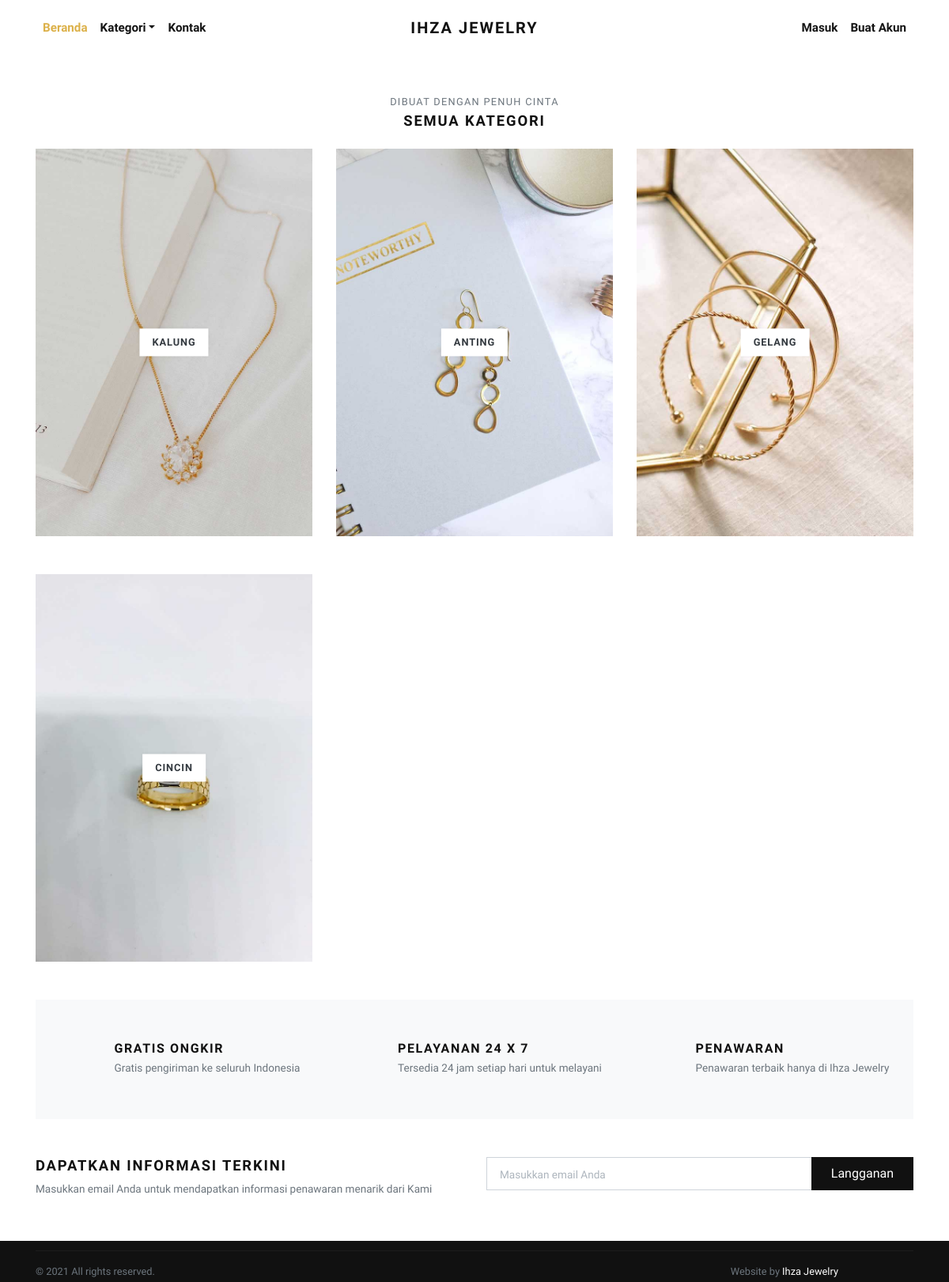
Page /categories/ on the committed database.
### store/models.py (models this page shows, shortened)
class Category(models.Model):
    title = models.CharField(max_length=50, verbose_name="Category Title")
    slug = models.SlugField(max_length=55, verbose_name="Category Slug")
    description = models.TextField(blank=True, verbose_name="Category Description")
    category_image = models.ImageField(upload_to='category', blank=True, null=True, verbose_name="Category Image")
    is_active = models.BooleanField(verbose_name="Is Active?")
    is_featured = models.BooleanField(verbose_name="Is Featured?")
    created_at = models.DateTimeField(auto_now_add=True, verbose_name="Created Date")
    updated_at = models.DateTimeField(auto_now=True, verbose_name="Updated Date")
    class Meta:
        verbose_name_plural = 'Categories'
        ordering = ('-created_at', )

### store/views.py (the view)
# urls.py: path('categories/', views.all_categories, name="all-categories"),
def all_categories(request):
    categories = Category.objects.filter(is_active=True)
    return render(request, 'store/categories.html', {'categories':categories})

### store/context_preprocessors.py (called while the page is built)
def store_menu(request):
    categories = Category.objects.filter(is_active=True)
    context = {
        'categories_menu': categories,
    }
    return context

def cart_menu(request):
    if request.user.is_authenticated:
        cart_items= Cart.objects.filter(user=request.user)
        context = {
            'cart_items': cart_items,
        }
    else:
        context = {}
    return context

### templates/store/categories.html (shortened to what this page needs)
{% extends 'base.html' %}
{% load static %}
      {% block content %}
      <div class="container">
        <section class="pt-5">
          <header class="text-center">
            <p class="small text-muted small text-uppercase mb-1">Dibuat dengan penuh cinta</p>
            <h2 class="h5 text-uppercase mb-4">semua kategori</h2>
          </header>
          <div class="row">
          {% if categories %}
            {% for category in categories %}
              <div class="col-md-4 mb-4 mb-md-5">
                <a class="category-item" href="{% url 'store:category-products' category.slug %}">
                  <strong class="category-item-title">{{ category.title }}</strong>
                </a>
              </div>
            {% endfor %}
          {% endif %}
          </div>
        </section>
        <section class="py-5 bg-light">
          <div class="container">
            <div class="row text-center">
              <div class="col-lg-4 mb-3 mb-lg-0">
                <div class="d-inline-block">
                  <div class="media align-items-end">
                    <svg class="svg-icon svg-icon-big svg-icon-light">
                      <use xlink:href="#delivery-time-1"> </use>
                    </svg>
                    <div class="media-body text-left ml-3">
                      <h6 class="text-uppercase mb-1">Gratis ongkir</h6>
                      <p class="text-small mb-0 text-muted">Gratis pengiriman ke seluruh Indonesia</p>
                    </div>
                  </div>
                </div>
              </div>
              <div class="col-lg-4 mb-3 mb-lg-0">
                <div class="d-inline-block">
                  <div class="media align-items-end">
                    <svg class="svg-icon svg-icon-big svg-icon-light">
                      <use xlink:href="#helpline-24h-1"> </use>
                    </svg>
                    <div class="media-body text-left ml-3">
                      <h6 class="text-uppercase mb-1">Pelayanan 24 x 7</h6>
                      <p class="text-small mb-0 text-muted">Tersedia 24 jam setiap hari untuk melayani</p>
                    </div>
                  </div>
                </div>
              </div>
              <div class="col-lg-4">
                <div class="d-inline-block">
                  <div class="media align-items-end">
                    <svg class="svg-icon svg-icon-big svg-icon-light">
                      <use xlink:href="#label-tag-1"> </use>
                    </svg>
                    <div class="media-body text-left ml-3">
                      <h6 class="text-uppercase mb-1">Penawaran</h6>
                      <p class="text-small mb-0 text-muted">Penawaran terbaik hanya di Ihza Jewelry</p>
                    </div>
                  </div>
                </div>
              </div>
            </div>
          </div>
        </section>
        <section class="py-5">
          <div class="container p-0">
            <div class="row">
              <div class="col-lg-6 mb-3 mb-lg-0">
                <h5 class="text-uppercase">Dapatkan informasi terkini</h5>
                <p class="text-small text-muted mb-0">Masukkan email Anda untuk mendapatkan informasi penawaran menarik dari Kami</p>
              </div>
              <div class="col-lg-6">
                <form action="#">
                  <div class="input-group flex-column flex-sm-row mb-3">
                    <input class="form-control form-control-lg py-3" type="email" placeholder="Masukkan email Anda" aria-describedby="button-addon2">
                    <div class="input-group-append">
                      <button class="btn btn-dark btn-block" id="button-addon2" type="submit">Langganan</button>
                    </div>
                  </div>
                </form>
              </div>
            </div>
          </div>
        </section>
      </div>
      {% endblock content %}

### jewelryshop/static/css/style.default.css (style rules this page uses)
.text-small { font-size: 0.85rem !important; }
strong { font-weight: 700; }
.category-item { display: block; position: relative; color: #343a40; transition: all 0.3s; }
.category-item-title { display: inline-block; padding: 0.5rem 1rem; background: #fff; text-transform: uppercase; letter-spacing: 0.07em; position: absolute; top: 50%; left: 50%; -webkit-transform: translate(-50%, -50%); transform: translate(-50%, -50%); box-shadow: 0 0 5px rgba(0, 0, 0, 0.07); font-size: 0.8rem; }
.text-uppercase { text-transform: uppercase; letter-spacing: 0.1em; }
.svg-icon { width: 32px; height: 32px; vertical-align: text-bottom; stroke: currentColor; stroke-width: 3; --layer1: currentColor; --layer2: currentColor; --layer3: currentColor; }
.svg-icon.svg-icon-light { stroke-width: 2; }
.svg-icon-big { width: 48px; height: 48px; }
.btn { font-weight: 400; border: 1px solid transparent; font-family: inherit; padding: 0.375rem 1.5rem; font-size: 1rem; line-height: 1.5; border-radius: 0; transition: color 0.15s ease-in-out, background-color 0.15s ease-in-out, border-color 0.15s ease-in-out, box-shadow 0.15s ease-in-out; }
.btn-dark { color: #fff; background-color: #111111; border-color: #111111; }
body { font-family: "Libre Franklin", sans-serif; font-size: 1rem; font-weight: 400; line-height: 1.5; color: #111111; background-color: #fff; }
a { color: #dcb14a; text-decoration: none; }
h1, h2, h3, h4, h5, h6, .h1, .h2, .h3, .h4, .h5, .h6 { margin-bottom: 0.5rem; font-family: inherit; font-weight: 900; line-height: 1.2; color: inherit; }
h2, .h2 { font-size: 1.9rem; }
h5, .h5 { font-size: 1.15rem; }
h6, .h6 { font-size: 1rem; }
small, .small { font-size: 80%; font-weight: 400; }
.bg-light { background-color: #f8f9fa !important; }
.form-control { padding: 0.375rem 0.75rem; font-size: 1rem; line-height: 1.5; color: #495057; background-color: #fff; border: 1px solid #ced4da; border-radius: 0; transition: border-color 0.15s ease-in-out, box-shadow 0.15s ease-in-out; }
.form-control::placeholder { color: #adb5bd; font-size: 0.85rem; font-weight: 400; }
.form-control-lg { padding: 0.5rem 1rem; font-size: 1rem; line-height: 1.5; border-radius: 0; }

### rows in the picture
Category: title "KALUNG"
Category: title "ANTING"
Category: title "GELANG"
Category: title "CINCIN"
